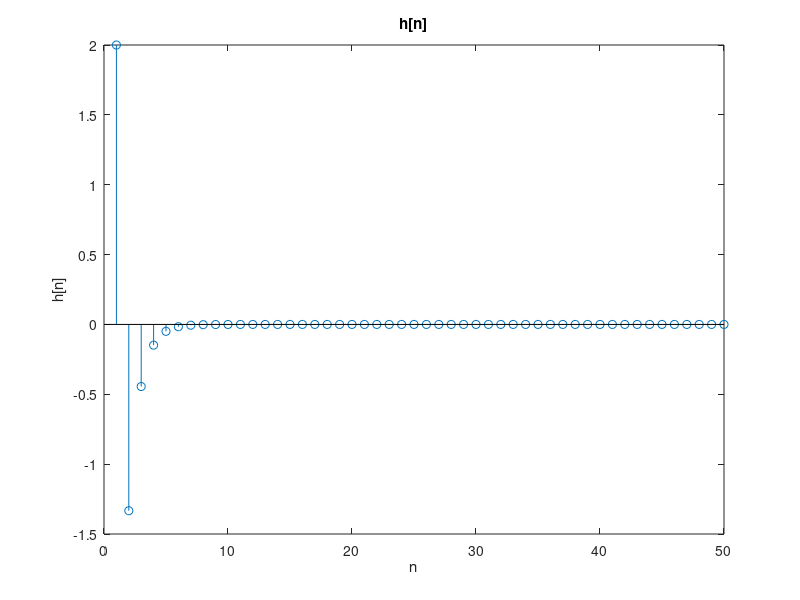
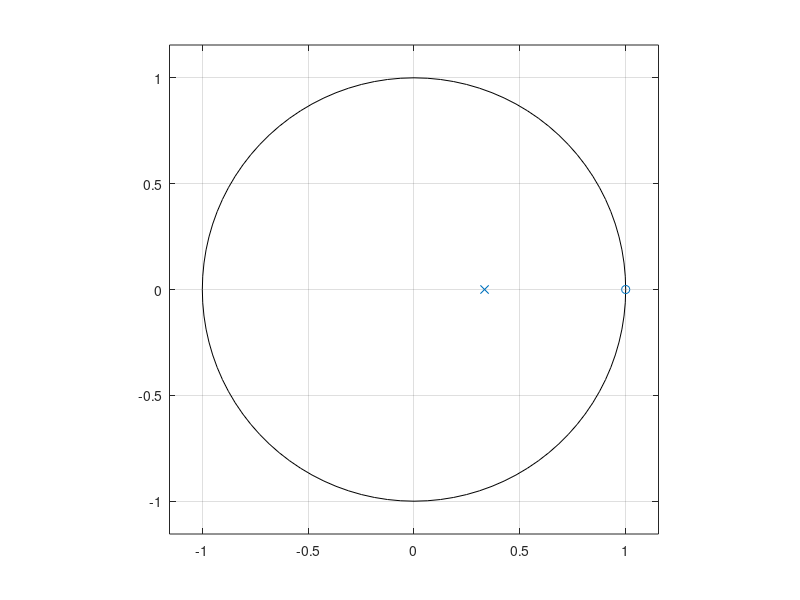
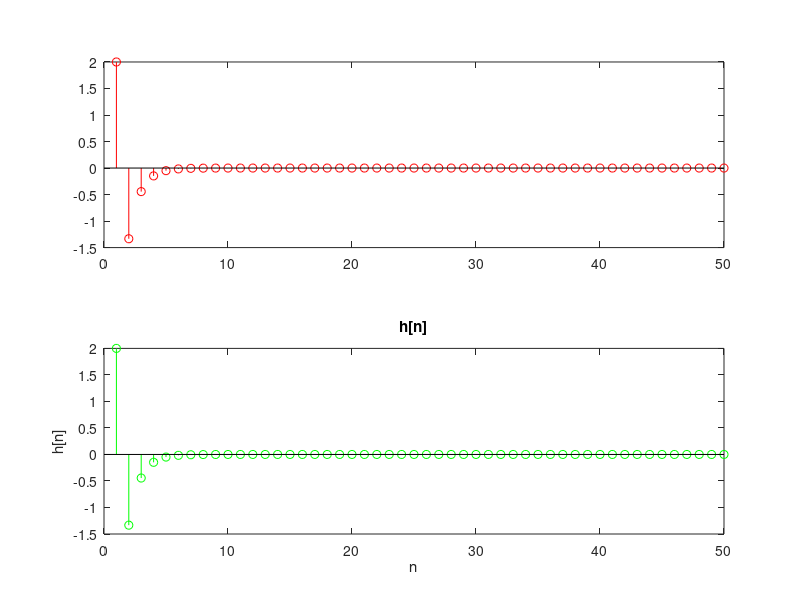
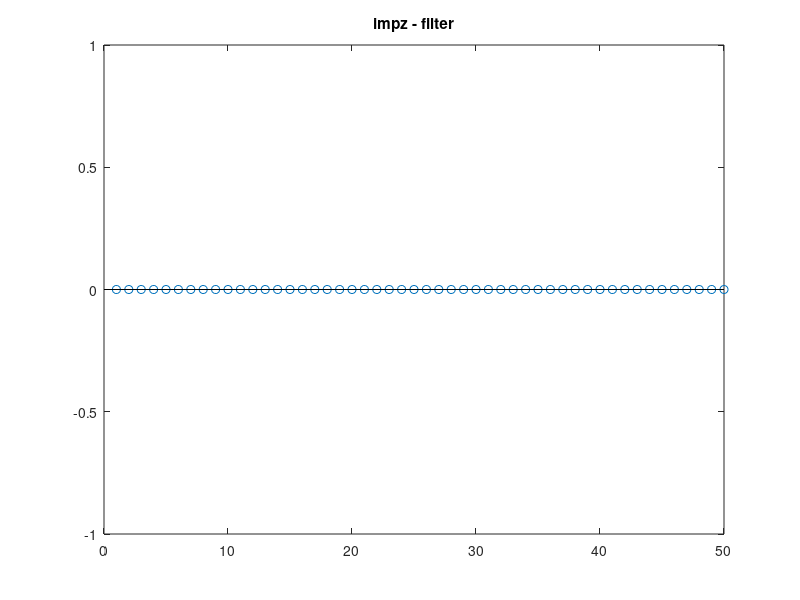

MATLAB code to generate these figures, in order:
%Prob. 3(a)
b=[2 -2];
a=[1 -1/3];
delta = [1, zeros(1, 49)];
hn1 = filter(b, a, delta);

figure
stem(hn1)
title('h[n]')
xlabel('n')
ylabel('h[n]')

%Prob. 3(b)
figure
zplane(b, a)

%Prob. 3(c)
hn2 = impz(b, a, 50);

figure
subplot(2, 1, 1)
stem(hn1, 'r')
subplot(2, 1, 2)
stem(hn2, 'g')
title('h[n]')
xlabel('n')
ylabel('h[n]')

dh = hn2' - hn1;
figure
stem(dh)
title('impz - filter')

%Prob. 3(d)
[r, p, k] = residuez(b, a);
r, p, k
